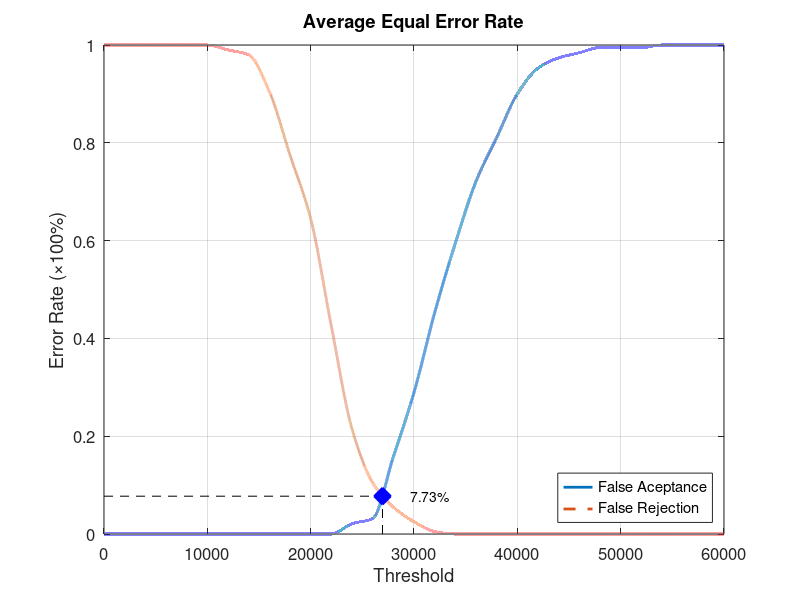
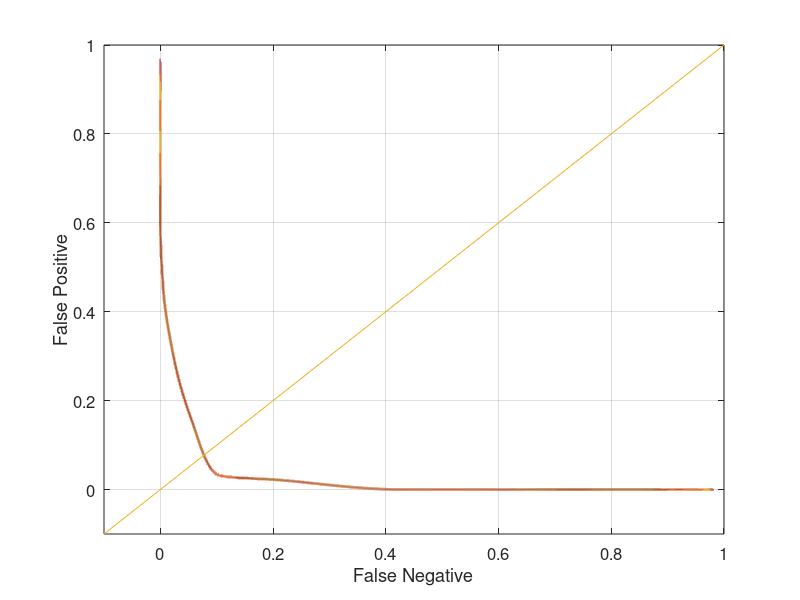

MATLAB code for these plots, in order:
function yEER = Database3_4
close all;
clear;
clc;
x = 0:2000:60000;
xq = 0:0.5:60000;

y0 = [0 0 0 0 0 0 0 0 0 0 0 0 0.0210526 0.0315789 0.157895 0.289474 0.452632 0.594737 0.721053 0.810526 0.9 0.952632 0.973684 0.984211 0.994737 0.994737 0.994737 1 1 1 1];
yy0 = interp1(x, y0, xq, 'pchip');
y1 = [1 1 1 1 1 1 0.99 0.98 0.905 0.775 0.645 0.425 0.215 0.105 0.055 0.025 0.005 0 0 0 0 0 0 0 0 0 0 0 0 0 0];
yy1 = interp1(x, y1, xq, 'pchip');

% Calculating EER: 
y2 = abs(y0 - y1);
find(y2 == min(y2))
yy2 = abs(yy0 - yy1);
xEER = find(yy2 == min(yy2));
xEERIndex = xq(xEER) % X-axis EER
yEER = yy0(xEER) % Y-axis EER

main = figure
plot(xq, yy0,'-','LineWidth', 2);	hold on
plot(xq, yy1,'--','LineWidth', 2);	hold on
plot([xEERIndex xEERIndex], [0 yEER], 'k--');	hold on
plot([0 xEERIndex], [yEER yEER], 'k--');	hold on
plot(xEERIndex, yEER, 'bx', 'LineWidth', 10);	hold on
text(xEERIndex + 10 * xEERIndex / 100, yEER, [num2str(round((10000 * yEER)) / 100) '%'])
legend('False Aceptance', 'False Rejection', 'Location', 'SouthEast')
xlabel('Threshold')
ylabel('Error Rate (\times100%)')
title('Average Equal Error Rate')
set(gca, 'FontSize', 12)
axis([0 60000 0 1])
grid on

print(main, 'Database3_4Main', '-dpng');
FNRxFPR = figure('Color', [1 1 1]);
plot(yy1, yy0, '-', yy1, yy0, 'LineWidth', 2);
hold on
y = -0.1:0.1:1
plot(y, y); 
set(gca, 'FontSize', 12)
xlabel('False Negative')
ylabel('False Positive')
axis([-0.1 1 -0.1 1])
set(gca, 'FontSize', 12)
grid on

print(FNRxFPR, 'Database3_4FNRxFPR','-dpng');
end
